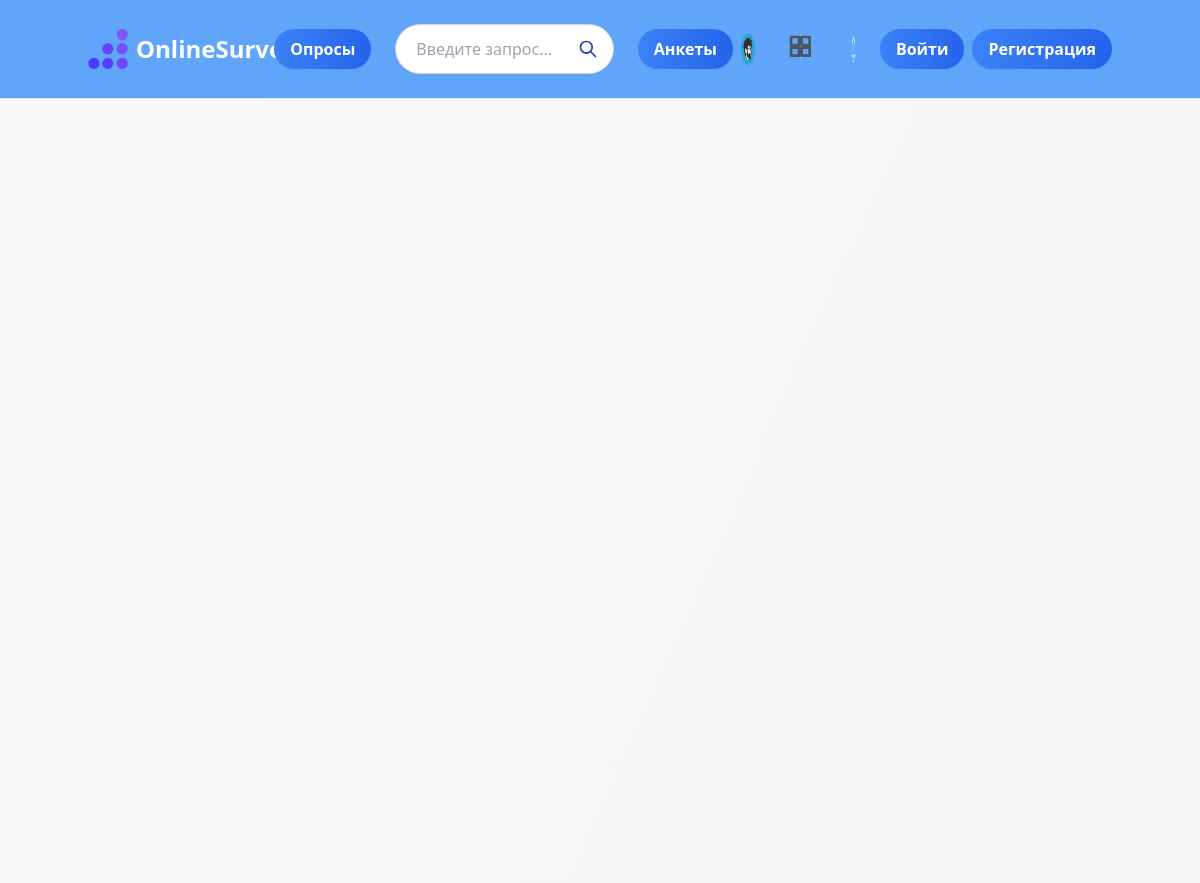
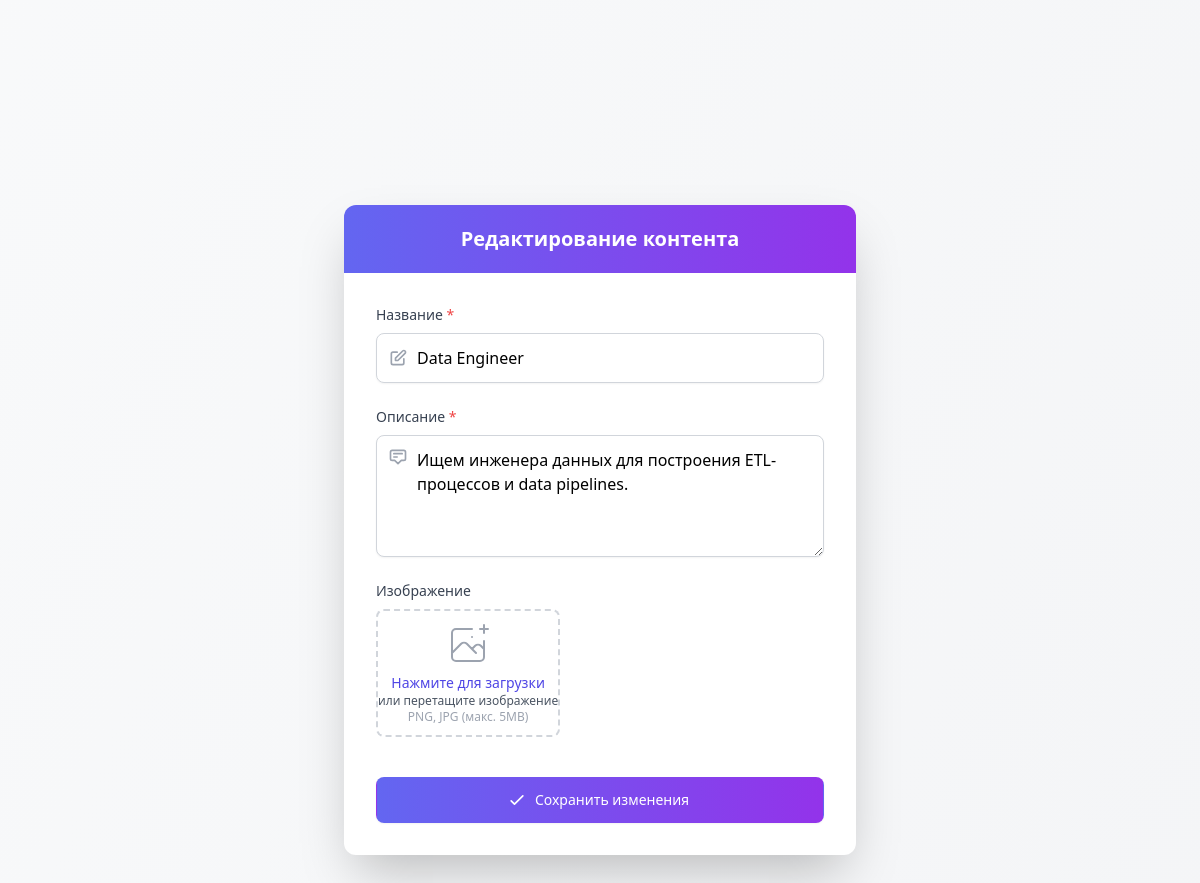
/edit_form/15 (signed in), run on the app's committed database (2 pictures, top to bottom).
### tables this page shows
CREATE TABLE surveys (
        id INTEGER PRIMARY KEY AUTOINCREMENT,
        title TEXT NOT NULL,
        description TEXT,
        rating REAL,
        image TEXT,
        user TEXT,
        type TEXT,
        form_type TEXT,
        job_title TEXT,
        job_company TEXT,
        job_location TEXT,
        job_description TEXT,
        job_requirements TEXT,
        job_salary TEXT,
        event_name TEXT,
        event_date TEXT,
        event_time TEXT,
        event_location TEXT,
        event_description TEXT,
        event_organizer TEXT,
        contest_name TEXT,
        contest_description TEXT,
        contest_start_date TEXT,
        contest_end_date TEXT,
        contest_requirements TEXT,
        contest_prizes TEXT,
        last_activity_time DATETIME DEFAULT CURRENT_TIMESTAMP
    );

### app.py (the view, shortened to what this page needs)
@app.route('/edit_form/<int:form_id>', methods=['GET', 'POST'])
@login_required()
def edit_form(form_id):
    db = get_db()
    cursor = db.cursor()
    cursor.execute("SELECT * FROM surveys WHERE id = ? AND type = 'form'", (form_id,))
    form = cursor.fetchone()
    if not form:
        return "Анкета не найдена", 404
    return render_template('edit_form.html', form=form)

### app.py (called while the page is built)
def get_db():
    conn = sqlite3.connect(DATABASE)
    conn.execute('PRAGMA foreign_keys = ON')
    return conn

def login_required(role=None):
    def decorator(func):
        @wraps(func)
        def wrapper(*args, **kwargs):
            print("login_required called")
            if 'logged_in' not in session or not session['logged_in']:
                return redirect(url_for('login'))
            if role is not None and session['role'] != role:
                return 'У вас нет прав доступа.', 403
            return func(*args, **kwargs)
        return wrapper
    return decorator

### templates/edit_form.html (shortened to what this page needs)
{% extends 'base.html' %}
{% block body %}
<header class="relative bg-blue-400 border-b border-gray-200 py-6">
    <div class="container mx-auto flex items-center justify-between">
        <a href="{{ url_for('index') }}" class="text-2xl font-bold text-white flex items-center">
            <img class="h-10 w-10 mr-2" src="/static/img/Isologo.png" alt="Логотип OnlineSurvey">
            <span>OnlineSurvey</span>
        </a>
        <form action="{{ url_for('search') }}" method="get" class="flex items-center justify-center flex-grow space-x-6">
            <a href="{{ url_for('all_surveys') }}">
                <button type="button" class="bg-gradient-to-r from-blue-500 to-blue-600 hover:from-blue-600 hover:to-blue-700 text-white py-2 px-4 rounded-full font-bold transition duration-300 shadow-sm transform hover:scale-105 hover:text-blue-900">
                    Опросы
                </button>
            </a>
            <div class="relative w-1/2">
                <input type="text" name="query" id="search-input" class="w-full px-5 py-3 rounded-full border border-gray-300 shadow-sm focus:outline-none focus:border-blue-500 transition duration-300" placeholder="Введите запрос..." oninput="searchSurveys()">
                <div class="absolute inset-y-0 right-0 pr-4 flex items-center">
                    <button type="button" class="focus:outline-none" onclick="searchSurveys()">
                        <svg xmlns="http://www.w3.org/2000/svg" class="h-5 w-5 text-blue-800" fill="none" viewBox="0 0 24 24" stroke="currentColor">
                            <path stroke-linecap="round" stroke-linejoin="round" stroke-width="2" d="M21 21l-6-6m2-5a7 7 0 11-14 0 7 7 0 0114 0z"></path>
                        </svg>
                    </button>
                </div>
            </div>
            <a href="{{ url_for('all_forms') }}">
                <button type="button" class="bg-gradient-to-r from-blue-500 to-blue-600 hover:from-blue-600 hover:to-blue-700 text-white py-2 px-4 rounded-full font-bold transition duration-300 shadow-sm transform hover:scale-105 hover:text-blue-900">
                    Анкеты
                </button>
            </a>
        </form>
        <nav class="flex items-center space-x-4">
            <a href="/profile" class="p-2 rounded-full hover:bg-gray-200 focus:outline-none">
                <img class="h-8 w-8" src="/static/img/ellipse.png" alt="Профиль">
            </a>
            <div class="flex space-x-4">
                <a href="{{ url_for('admin_panel') }}" class="p-2 rounded-full hover:bg-gray-200 focus:outline-none">
                    <svg class="h-8 w-8 text-gray-600" xmlns="http://www.w3.org/2000/svg" fill="none" viewBox="0 0 24 24" stroke="currentColor">
                        <path stroke-linecap="round" stroke-linejoin="round" stroke-width="2" d="M3 3v6h6V3H3zm0 8v6h6v-6H3zm8-8v6h6V3h-6zm0 8v6h6v-6h-6z"/>
                    </svg>
                </a>
            </div>
            <div class="relative inline-block text-left">
                <button class="relative p-2 rounded-full hover:bg-gray-200 focus:outline-none" onclick="toggleNotifications()">
                    <img class="h-8 w-8" src="/static/img/уведомления.png" alt="Уведомления">
                </button>
            </div>
            <div class="flex space-x-2">
                <a href="/login" class="bg-gradient-to-r from-blue-500 to-blue-600 hover:from-blue-600 hover:to-blue-700 text-white py-2 px-4 rounded-full font-bold transition duration-300 shadow-sm transform hover:scale-105 hover:text-blue-900">
                    Войти
                </a>
                <a href="/register" class="bg-gradient-to-r from-blue-500 to-blue-600 hover:from-blue-600 hover:to-blue-700 text-white py-2 px-4 rounded-full font-bold transition duration-300 shadow-sm transform hover:scale-105 hover:text-blue-900">
                    Регистрация
                </a>
            </div>
        </nav>
    </div>
</header>
<div class="min-h-screen flex items-center justify-center bg-gradient-to-br from-gray-50 to-gray-100 p-4 sm:p-6">
    <div class="w-full max-w-lg bg-white rounded-xl shadow-2xl overflow-hidden">
      <div class="bg-gradient-to-r from-indigo-500 to-purple-600 py-5 px-6">
        <h2 class="text-xl font-bold text-white text-center">Редактирование контента</h2>
      </div>
      <div class="p-6 sm:p-8">
        <form method="POST" enctype="multipart/form-data" class="space-y-6">
          <div class="space-y-2">
            <label for="title" class="block text-sm font-medium text-gray-700">
              Название
              <span class="text-red-500">*</span>
            </label>
            <div class="relative">
              <div class="absolute inset-y-0 left-0 pl-3 flex items-center pointer-events-none">
              </div>
              <input
                type="text"
                name="title"
                id="title"
                value="{{ form[1] }}"
                required
                class="block w-full pl-10 pr-3 py-3 border border-gray-300 rounded-lg shadow-sm focus:ring-2 focus:ring-indigo-500 focus:border-indigo-500 transition duration-150"
                placeholder="Введите название">
            </div>
          </div>
          <div class="space-y-2">
            <label for="description" class="block text-sm font-medium text-gray-700">
              Описание
              <span class="text-red-500">*</span>
            </label>
            <div class="relative">
              <div class="absolute top-3 left-3">
                <svg class="h-5 w-5 text-gray-400" fill="none" viewBox="0 0 24 24" stroke="currentColor">
                  <path stroke-linecap="round" stroke-linejoin="round" stroke-width="2" d="M7 8h10M7 12h4m1 8l-4-4H5a2 2 0 01-2-2V6a2 2 0 012-2h14a2 2 0 012 2v8a2 2 0 01-2 2h-3l-4 4z" />
                </svg>
              </div>
              <textarea
                name="description"
                id="description"
                rows="4"
                required
                class="block w-full pl-10 pr-3 py-3 border border-gray-300 rounded-lg shadow-sm focus:ring-2 focus:ring-indigo-500 focus:border-indigo-500 transition duration-150"
                placeholder="Добавьте подробное описание">{{ form[2] }}</textarea>
            </div>
          </div>
          <div class="space-y-2">
            <label class="block text-sm font-medium text-gray-700">
              Изображение
            </label>
            <div class="mt-1 flex items-center">
              <label class="group relative cursor-pointer">
                <div class="w-full h-32 flex items-center justify-center border-2 border-dashed border-gray-300 rounded-lg hover:border-indigo-400 transition duration-150">
                  <div class="text-center">
                    <p class="mt-1 text-sm text-gray-600 group-hover:text-indigo-500 transition duration-150">
                      <span class="font-medium text-indigo-600">Нажмите для загрузки</span>
                      <span class="block text-xs">или перетащите изображение</span>
                      <span class="block text-xs text-gray-400">PNG, JPG (макс. 5MB)</span>
                    </p>
                  </div>
                </div>
              </label>
            </div>
          </div>
          <div class="pt-4">
            <button
              type="submit"
              class="w-full flex justify-center items-center py-3 px-4 border border-transparent rounded-lg shadow-sm text-sm font-medium text-white bg-gradient-to-r from-indigo-500 to-purple-600 hover:from-indigo-600 hover:to-purple-700 focus:outline-none focus:ring-2 focus:ring-offset-2 focus:ring-indigo-500 transition duration-200">
              <svg class="-ml-1 mr-2 h-5 w-5" fill="none" stroke="currentColor" viewBox="0 0 24 24">
                <path stroke-linecap="round" stroke-linejoin="round" stroke-width="2" d="M5 13l4 4L19 7" />
              </svg>
              Сохранить изменения
            </button>
          </div>
        </form>
      </div>
    </div>
  </div>
{% endblock %}

### data on the page
surveys: title "Data Engineer", description "Ищем инженера данных для построения ETL-процессов и data pipelines."
